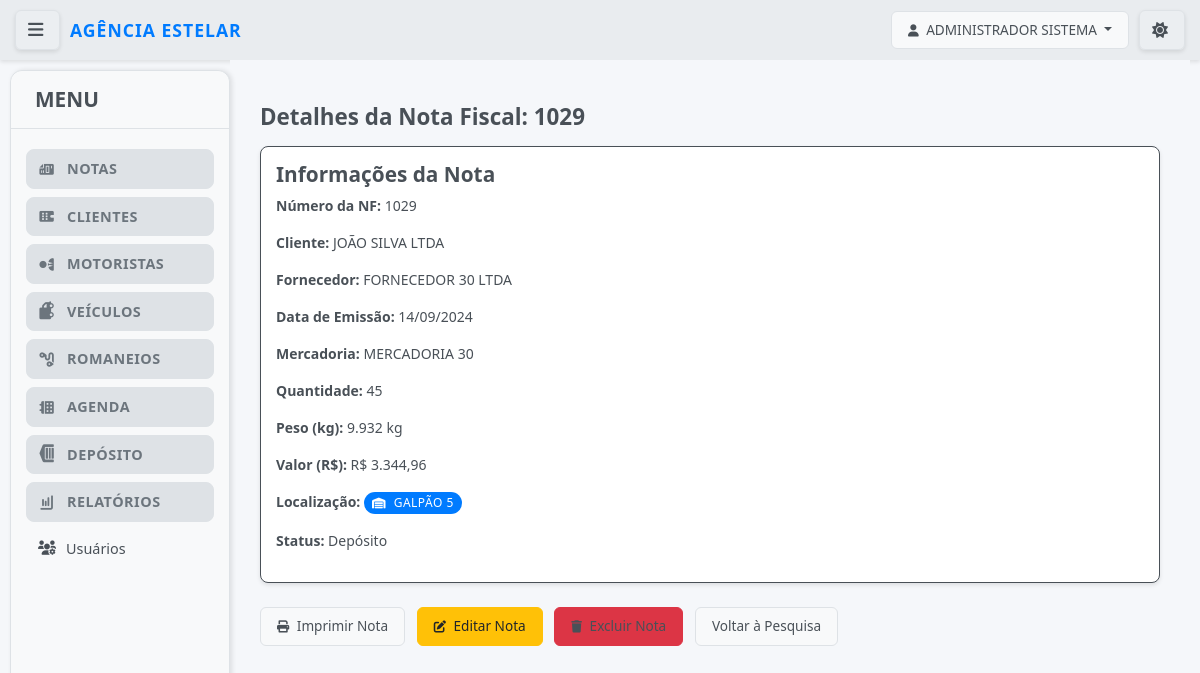
The page /notas/notas/404/detalhes/ (signed in) on the database its author committed.
### notas/models.py (models this page shows, shortened)
class UpperCaseMixin:
    def save(self, *args, **kwargs):
        for field in self._meta.fields:
            if hasattr(field, 'max_length') and hasattr(self, field.name):
                value = getattr(self, field.name)
                if value and isinstance(value, str):
                    exclude_fields = [
                        'email', 'password', 'username', 'cpf', 'cnpj',
                        'cnh', 'chassi', 'renavam', 'placa', 'cep',
                        'telefone', 'rntrc', 'numero_consulta', 'tipo_usuario',
                        'status'  # Adicionado para não converter status para maiúsculo
                    ]
                    if field.name not in exclude_fields:
                        setattr(self, field.name, value.upper())
        super().save(*args, **kwargs)

class Usuario(UpperCaseMixin, AbstractUser):
    TIPO_USUARIO_CHOICES = [
        ('admin', 'Administrador'),
        ('funcionario', 'Funcionário'),
        ('cliente', 'Cliente'),
    ]
    tipo_usuario = models.CharField(
        max_length=20,
        choices=TIPO_USUARIO_CHOICES,
        default='funcionario',
        verbose_name="Tipo de Usuário"
    )
    cliente = models.ForeignKey(
        Cliente,
        on_delete=models.CASCADE,
        null=True,
        blank=True,
        verbose_name="Cliente Vinculado"
    )
    telefone = models.CharField(max_length=20, blank=True, verbose_name="Telefone")
    ultimo_acesso = models.DateTimeField(null=True, blank=True, verbose_name="Último Acesso")
    REQUIRED_FIELDS = ['email', 'first_name', 'last_name']
    USERNAME_FIELD = 'username'
    is_authenticated = True
    is_anonymous = False
    objects = UsuarioManager()
    class Meta:
        verbose_name = "Usuário"
        verbose_name_plural = "Usuários"
        ordering = ['username']
    def get_full_name(self):
        return f"{self.first_name} {self.last_name}".strip()
    @property
    def is_admin(self):
        return self.tipo_usuario == 'admin'
    @property
    def is_cliente(self):
        return self.tipo_usuario == 'cliente'
    def can_access_funcionalidades(self):
        return self.is_admin or self.is_funcionario

class NotaFiscal(UpperCaseMixin, models.Model):
    cliente = models.ForeignKey(Cliente, on_delete=models.PROTECT, related_name='notas_fiscais', verbose_name="Cliente")
    nota = models.CharField(max_length=50, verbose_name="Número da Nota")
    data = models.DateField(verbose_name="Data de Emissão") # Nome 'data' mantido, era o que o Django esperava
    fornecedor = models.CharField(max_length=200, verbose_name="Fornecedor")
    mercadoria = models.CharField(max_length=200, verbose_name="Mercadoria")
    quantidade = models.DecimalField(max_digits=10, decimal_places=2, verbose_name="Quantidade")
    peso = models.DecimalField(max_digits=10, decimal_places=2, verbose_name="Peso (kg)")
    valor = models.DecimalField(max_digits=10, decimal_places=2, verbose_name="Valor (R$)")
    STATUS_NF_CHOICES = [ # Renomeado para evitar conflito com Cliente.STATUS_CHOICES
        ('Depósito', 'Depósito'),
        ('Enviada', 'Enviada'),
    ]
    status = models.CharField(max_length=20, default='Depósito', choices=STATUS_NF_CHOICES, verbose_name="Status da NF")
    LOCAL_CHOICES = [
        ('1', 'Galpão 1'),
        ('2', 'Galpão 2'),
        ('3', 'Galpão 3'),
        ('4', 'Galpão 4'),
        ('5', 'Galpão 5'),
    ]
    local = models.CharField(max_length=10, choices=LOCAL_CHOICES, blank=True, null=True, verbose_name="Local")
    romaneios = models.ManyToManyField(
        'RomaneioViagem',
        related_name='notas_vinculadas', # Related_name para evitar conflito
        blank=True,
        verbose_name="Romaneios Vinculados"
    )
    class Meta:
        verbose_name = "Nota Fiscal"
        verbose_name_plural = "Notas Fiscais"
        ordering = ['-data', 'nota']
        constraints = [
            UniqueConstraint(fields=['nota', 'cliente', 'mercadoria', 'quantidade', 'peso'],
                             name='unique_nota_fiscal_por_campos_chave')
        ]

class Cliente(UpperCaseMixin, models.Model):
    razao_social = models.CharField(max_length=255, unique=True, verbose_name="Razão Social") # Adicionado unique=True
    cnpj = models.CharField(max_length=18, unique=True, blank=True, null=True, verbose_name="CNPJ")
    nome_fantasia = models.CharField(max_length=255, blank=True, null=True, verbose_name="Nome Fantasia")
    inscricao_estadual = models.CharField(max_length=20, blank=True, null=True, verbose_name="Inscrição Estadual")
    endereco = models.CharField(max_length=255, blank=True, null=True, verbose_name="Endereço")
    numero = models.CharField(max_length=10, blank=True, null=True, verbose_name="Número")
    complemento = models.CharField(max_length=255, blank=True, null=True, verbose_name="Complemento")
    bairro = models.CharField(max_length=100, blank=True, null=True, verbose_name="Bairro")
    cidade = models.CharField(max_length=100, blank=True, null=True, verbose_name="Cidade")
    estado = models.CharField(max_length=2, blank=True, null=True, verbose_name="Estado (UF)")
    cep = models.CharField(max_length=9, blank=True, null=True, verbose_name="CEP")
    telefone = models.CharField(max_length=20, blank=True, null=True, verbose_name="Telefone")
    email = models.EmailField(blank=True, null=True, verbose_name="Email")
    STATUS_CHOICES = [
        ('Ativo', 'Ativo'),
        ('Inativo', 'Inativo'),
    ]
    status = models.CharField(max_length=10, choices=STATUS_CHOICES, default='Ativo', verbose_name="Status")
    class Meta:
        verbose_name = "Cliente"
        verbose_name_plural = "Clientes"
        ordering = ['razao_social']

### notas/views.py (the view)
# urls.py: path('notas/<int:pk>/detalhes/', views.detalhes_nota_fiscal, name='detalhes_nota_fiscal'),
def detalhes_nota_fiscal(request, pk):
    nota = get_object_or_404(NotaFiscal, pk=pk)
    romaneios_vinculados = nota.romaneios_vinculados.all().order_by('-data_emissao')
    context = {
        'nota': nota,
        'romaneios_vinculados': romaneios_vinculados,
    }
    return render(request, 'notas/detalhes_nota_fiscal.html', context)

### notas/templatetags/format_filters.py (called while the page is built)
@register.filter
def format_brazilian_currency(value):
    if value is None:
        return ''
    try:
        locale.setlocale(locale.LC_ALL, 'pt_BR.UTF-8')
    except locale.Error:
        pass
    try:
        float_value = float(value)
        if float_value == 0:
            return 'R$ 0,00'
        formatted = f"{float_value:,.2f}".replace(',', 'X').replace('.', ',').replace('X', '.')
        return f"R$ {formatted}"
    except (ValueError, TypeError):
        return str(value)

@register.filter
def format_brazilian_number(value, decimal_places=0):
    if value is None:
        return ''
    try:
        locale.setlocale(locale.LC_ALL, 'pt_BR.UTF-8')
    except locale.Error:
        pass
    try:
        float_value = float(value)
        if float_value == 0:
            return '0'
        if decimal_places == 0:
            formatted = f"{float_value:,.0f}".replace(',', 'X').replace('.', ',').replace('X', '.')
        else:
            formatted = f"{float_value:,.{decimal_places}f}".replace(',', 'X').replace('.', ',').replace('X', '.')
        return formatted
    except (ValueError, TypeError):
        return str(value)

@register.filter
def format_brazilian_weight(value):
    if value is None:
        return ''
    formatted_number = format_brazilian_number(value, 0)
    return f"{formatted_number} kg"

@register.filter
def format_brazilian_quantity(value):
    return format_brazilian_number(value, 0)

### notas/templates/notas/detalhes_nota_fiscal.html (shortened to what this page needs)
{% extends 'base.html' %}
{% load format_filters %}
{% block content %}
<div class="container mt-4">
    <h2>Detalhes da Nota Fiscal: {{ nota.nota }}</h2>
    <div class="card card-body mb-4">
        <h3>Informações da Nota</h3>
        <p><strong>Número da NF:</strong> {{ nota.nota }}</p>
        <p><strong>Cliente:</strong> {{ nota.cliente.razao_social }}</p>
        <p><strong>Fornecedor:</strong> {{ nota.fornecedor }}</p>
        <p><strong>Data de Emissão:</strong> {{ nota.data|date:"d/m/Y" }}</p>
        <p><strong>Mercadoria:</strong> {{ nota.mercadoria }}</p>
        <p><strong>Quantidade:</strong> {{ nota.quantidade|format_brazilian_quantity }}</p>
        <p><strong>Peso (kg):</strong> {{ nota.peso|format_brazilian_weight }}</p>
        <p><strong>Valor (R$):</strong> {{ nota.valor|format_brazilian_currency }}</p>
        <p><strong>Localização:</strong>
            {% if nota.local %}
                <span class="badge bg-primary fs-6">
                    <i class="fas fa-warehouse"></i> {{ nota.get_local_display }}
                </span>
            {% else %}
                <span class="text-muted">
                    <i class="fas fa-question-circle"></i> Não informado
                </span>
            {% endif %}
        </p>
        <p><strong>Status:</strong> {{ nota.get_status_display }}</p>
    </div>
    <div class="mt-4">
        <a href="{% url 'notas:imprimir_nota_fiscal' nota.pk %}" class="btn btn-secondary me-2" target="_blank">
            <i class="fas fa-print"></i> Imprimir Nota
        </a>
        {% if user.is_admin or user.is_funcionario %}
            <a href="{% url 'notas:editar_nota_fiscal' nota.pk %}" class="btn btn-warning me-2">
                <i class="fas fa-edit"></i> Editar Nota
            </a>
            <form action="{% url 'notas:excluir_nota_fiscal' nota.pk %}" method="post" style="display:inline;" onsubmit="return confirm('Tem certeza que deseja excluir esta nota fiscal?');">
                <button type="submit" class="btn btn-danger me-2">
                    <i class="fas fa-trash"></i> Excluir Nota
                </button>
            </form>
        {% endif %}
        {% if user.is_cliente %}
            <a href="{% url 'notas:minhas_notas_fiscais' %}" class="btn btn-secondary">Voltar às Minhas Notas</a>
        {% else %}
            <a href="{% url 'notas:listar_notas_fiscais' %}" class="btn btn-secondary">Voltar à Pesquisa</a>
        {% endif %}
    </div>
</div>
{% endblock %}

### templates/base.html (shortened to what this page needs)
{% load static %}
<!DOCTYPE html>
<html lang="pt-BR">
<head>
    <link href="https://cdn.jsdelivr.net/npm/bootstrap@5.3.3/dist/css/bootstrap.min.css" rel="stylesheet">
            <link rel="stylesheet" href="{% static 'css/style.css' %}?v=4.8">
    <link rel="stylesheet" href="https://cdnjs.cloudflare.com/ajax/libs/font-awesome/6.0.0-beta3/css/all.min.css">
</head>
<body class="{% if not user.is_authenticated %}login-page{% endif %}">
    <div class="top-bar">
        {% if user.is_authenticated %}
        <button id="menu-toggle" class="btn btn-outline-light btn-sm menu-toggle-btn" title="Alternar Menu">
            <i class="fas fa-bars"></i>
        </button>
        {% endif %}
                        <div class="logo-container">
                            <a href="{% url 'notas:dashboard' %}" class="logo">Agência Estelar</a>
                        </div>
        <div class="user-area">
            <div class="user-info">
                {% if user.is_authenticated %}
                    <div class="dropdown">
                        <button class="btn btn-outline-light dropdown-toggle" type="button" id="userDropdown" data-bs-toggle="dropdown" aria-expanded="false">
                            <i class="fas fa-user"></i> {{ user.get_full_name|default:user.username }}
                        </button>
                    </div>
                {% else %}
                    <a href="{% url 'notas:login' %}" class="btn btn-outline-light">Login</a>
                {% endif %}
            </div>
            <button id="theme-toggle" class="btn btn-outline-light btn-sm theme-toggle-btn" title="Alternar Tema">
                <i id="theme-icon" class="fas fa-sun"></i>
            </button>
        </div>
    </div>
    <div class="main-wrapper">
        {% if user.is_authenticated %}
               <div class="sidebar">
           <div class="sidebar-header">
               <h3>MENU</h3>
           </div>
            <nav class="sidebar-nav">
                <ul class="nav-menu">
                    {% if user.can_access_funcionalidades %}
                    <li class="nav-group">
                        <div class="nav-group-header">
                            <i class="fas fa-file-invoice"></i>
                            <span>Notas</span>
                        </div>
                    </li>
                    <li class="nav-group">
                        <div class="nav-group-header">
                            <i class="fas fa-building"></i>
                            <span>Clientes</span>
                        </div>
                    </li>
                    <li class="nav-group">
                        <div class="nav-group-header">
                            <i class="fas fa-user-tie"></i>
                            <span>Motoristas</span>
                        </div>
                    </li>
                    <li class="nav-group">
                        <div class="nav-group-header">
                            <i class="fas fa-truck"></i>
                            <span>Veículos</span>
                        </div>
                    </li>
                    <li class="nav-group">
                        <div class="nav-group-header">
                            <i class="fas fa-route"></i>
                            <span>Romaneios</span>
                        </div>
                    </li>
                    {% if user.is_admin %}
                    <li class="nav-group">
                        <div class="nav-group-header">
                            <i class="fas fa-calendar-alt"></i>
                            <span>Agenda</span>
                        </div>
                    </li>
                    {% endif %}
                    <li class="nav-group">
                        <div class="nav-group-header">
                            <i class="fas fa-warehouse"></i>
                            <span>Depósito</span>
                        </div>
                    </li>
                    {% if user.is_admin %}
                    <li class="nav-group">
                        <div class="nav-group-header">
                            <i class="fas fa-chart-bar"></i>
                            <span>Relatórios</span>
                        </div>
                    </li>
                   <li class="nav-item">
                       <a href="{% url 'notas:listar_usuarios' %}">
                           <i class="fas fa-users-cog"></i> Usuários
                       </a>
                   </li>
                    {% endif %}
                    {% endif %}
                </ul>
            </nav>
        </div>
        {% endif %}
        <div class="main-content">
            {% block content %}{% endblock %}
        </div>
    </div>
</body>
</html>
</html>

### rows shown on the page
Usuario: get_full_name "ADMINISTRADOR SISTEMA"
NotaFiscal: nota "1029", cliente.razao_social "JOÃO SILVA LTDA", fornecedor "FORNECEDOR 30 LTDA", data "14/09/2024", mercadoria "MERCADORIA 30", quantidade "45", peso "9.932 kg", valor "R$ 3.344,96", local "GALPÃO 5", status "Depósito"
